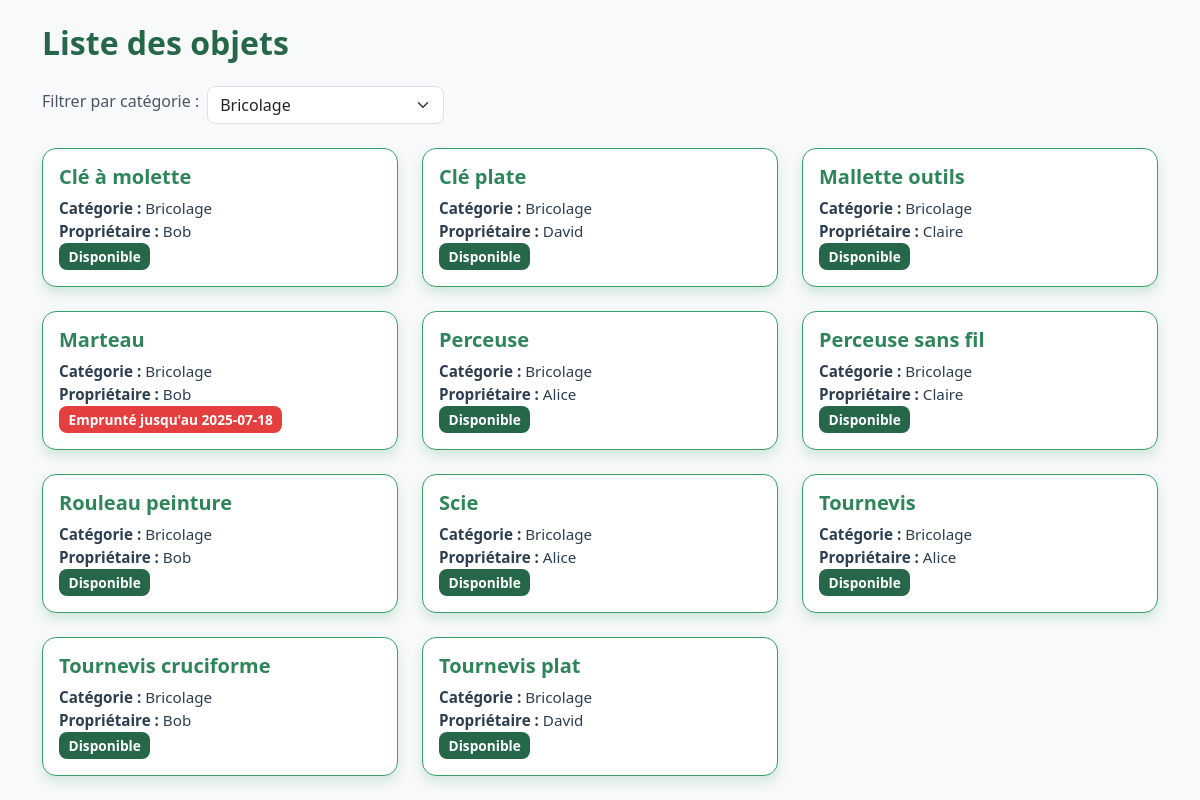
The app's page /pages/accueil.php?cat=2 with its own data.
### tables this page shows
CREATE TABLE exam_objet (
  id_objet INT AUTO_INCREMENT PRIMARY KEY,
  nom_objet VARCHAR(100),
  id_categorie INT,
  id_membre INT,
  FOREIGN KEY (id_categorie) REFERENCES exam_categorie_objet(id_categorie),
  FOREIGN KEY (id_membre) REFERENCES exam_membre(id_membre)
);

CREATE TABLE exam_categorie_objet (
  id_categorie INT AUTO_INCREMENT PRIMARY KEY,
  nom_categorie VARCHAR(100)
);

CREATE TABLE exam_membre (
  id_membre INT AUTO_INCREMENT PRIMARY KEY,
  nom VARCHAR(100),
  date_naissance DATE,
  genre VARCHAR(10),
  email VARCHAR(100),
  ville VARCHAR(100),
  mdp VARCHAR(255),
  image_profil VARCHAR(255)
);

### inc/fonction.php (called while the page is built, shortened)
<?php
function getCategories($conn) {
    return mysqli_query($conn, "SELECT * FROM exam_categorie_objet ORDER BY nom_categorie ASC");
}
function getObjets($conn, $filtre = '') {
    $filtre = intval($filtre);
    $sql = "
    SELECT o.*, c.nom_categorie, m.nom AS proprietaire,
      (
        SELECT date_retour FROM exam_emprunt e
        WHERE e.id_objet = o.id_objet
        ORDER BY e.id_emprunt DESC LIMIT 1
      ) AS date_retour
    FROM exam_objet o
    JOIN exam_categorie_objet c ON o.id_categorie = c.id_categorie
    JOIN exam_membre m ON o.id_membre = m.id_membre
    ";
    if ($filtre > 0) {
        $sql .= " WHERE o.id_categorie = $filtre ";
    }
    $sql .= " ORDER BY o.nom_objet ASC";
    return mysqli_query($conn, $sql);
}
?>

### pages/accueil.php (the view, shortened to what this page needs)
<?php
require '../inc/fonction.php';
$conn = dbconnect();
$filtre = $_GET['cat'] ?? '';
$categories = getCategories($conn);
$objets = getObjets($conn, $filtre);
?>
<!DOCTYPE html>
<html lang="fr">
<head>
  <link href="../assets/bootstrap/css/bootstrap.min.css" rel="stylesheet">
  <link rel="stylesheet" href="../assets/css/style.css">
</head>
<body class="bg-light">
<div class="container mt-4">
  <h2 class="mb-4">Liste des objets</h2>
  <form method="GET" class="mb-4">
    <div class="row g-2 align-items-center">
      <div class="col-auto">
        <label for="cat" class="form-label">Filtrer par catégorie :</label>
      </div>
      <div class="col-auto">
        <select name="cat" id="cat" class="form-select" onchange="this.form.submit()">
          <?php while ($cat = mysqli_fetch_assoc($categories)): ?>
            <option value="<?= $cat['id_categorie'] ?>" <?= ($filtre == $cat['id_categorie']) ? 'selected' : '' ?>>
              <?= htmlspecialchars($cat['nom_categorie']) ?>
            </option>
          <?php endwhile; ?>
        </select>
      </div>
    </div>
  </form>
  <div class="row">
    <?php while ($objet = mysqli_fetch_assoc($objets)): ?>
      <div class="col-md-4 mb-4">
     <div class="card h-100 custom-card">
          <div class="card-body">
            <h5 class="card-title"><?= htmlspecialchars($objet['nom_objet']) ?></h5>
            <p class="card-text">
              <strong>Catégorie :</strong> <?= htmlspecialchars($objet['nom_categorie']) ?><br>
              <strong>Propriétaire :</strong> <?= htmlspecialchars($objet['proprietaire']) ?><br>
              <?php if (!empty($objet['date_retour']) && $objet['date_retour'] >= date('Y-m-d')): ?>
                <span class="badge bg-danger">Emprunté jusqu'au <?= $objet['date_retour'] ?></span>
              <?php else: ?>
                <span class="badge bg-success">Disponible</span>
              <?php endif; ?>
            </p>
          </div>
        </div>
      </div>
    <?php endwhile; ?>
  </div>
</div>
</body>
</html>

### assets/css/style.css (style rules this page uses)
body { background-color: #f4f6f9; font-family: 'Segoe UI', Tahoma, Geneva, Verdana, sans-serif; color: #2c3e50; }
.card { border: none; border-radius: 12px; background-color: #ffffff; box-shadow: 0 8px 16px rgba(0, 0, 0, 0.1); transition: transform 0.2s; }
h2, h3 { color: #276749; font-weight: bold; }
.form-label { color: #4a5568; font-weight: 500; }
.form-select { border-radius: 8px; }
.badge { font-size: 0.9em; padding: 0.5em 0.7em; border-radius: 8px; }
.custom-card { border: 1px solid #38a169; border-radius: 14px; background-color: #ffffff; box-shadow: 0 6px 12px rgba(56, 161, 105, 0.2); transition: transform 0.2s ease, box-shadow 0.3s ease; }
.custom-card .card-title { color: #2f855a; font-weight: 600; font-size: 1.25rem; }
.custom-card .card-text { font-size: 0.95rem; color: #2c3e50; }
.badge.bg-success { background-color: #276749 !important; }
.badge.bg-danger { background-color: #e53e3e !important; }

### records on screen
exam_objet: nom_objet "Clé à molette", id_categorie.nom_categorie "Bricolage", id_membre.nom "Bob", shows "Disponible"
exam_objet: nom_objet "Clé plate", id_categorie.nom_categorie "Bricolage", id_membre.nom "David", shows "Disponible"
exam_objet: nom_objet "Mallette outils", id_categorie.nom_categorie "Bricolage", id_membre.nom "Claire", shows "Disponible"
exam_objet: nom_objet "Marteau", id_categorie.nom_categorie "Bricolage", id_membre.nom "Bob", date_retour "2025-07-18"
exam_objet: nom_objet "Perceuse", id_categorie.nom_categorie "Bricolage", id_membre.nom "Alice", shows "Disponible"
exam_objet: nom_objet "Perceuse sans fil", id_categorie.nom_categorie "Bricolage", id_membre.nom "Claire", shows "Disponible"
exam_objet: nom_objet "Rouleau peinture", id_categorie.nom_categorie "Bricolage", id_membre.nom "Bob", shows "Disponible"
exam_objet: nom_objet "Scie", id_categorie.nom_categorie "Bricolage", id_membre.nom "Alice", shows "Disponible"
exam_objet: nom_objet "Tournevis", id_categorie.nom_categorie "Bricolage", id_membre.nom "Alice", shows "Disponible"
exam_objet: nom_objet "Tournevis cruciforme", id_categorie.nom_categorie "Bricolage", id_membre.nom "Bob", shows "Disponible"
exam_objet: nom_objet "Tournevis plat", id_categorie.nom_categorie "Bricolage", id_membre.nom "David", shows "Disponible"

### other values on screen
form field cat "Bricolage"
